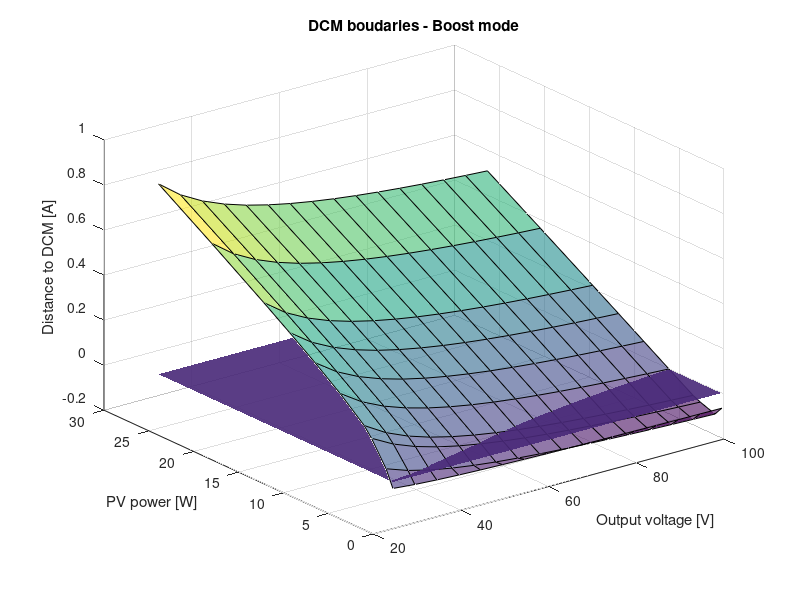

Source code (MATLAB):
%ANALYSIS OF DCM BOUNDARY CONDITIONS FOR NIBBB
% For BUCK
irrad = [0.1 0.08 0.06 0.05 0.04 0.03 0.02 0.015 0.01 0.005];
P = [26.37 20.47 14.64 11.76 8.93 6.14 3.45 2.64 1.01 0.25];
Vin = [38.25 37.78 37.15 36.70 36.12 35.25 33.65 31.9 25.7 13.0];
Vout = 25: 5: 100;
D = zeros(size(P,2), size(Vout,2));
DCM = zeros(size(P,2), size(Vout,2));
for i = 1 : size(P,2)
    for j = 1 : size(Vout,2)
        D(i,j) = 1 - Vin(i)/Vout(j);
    end
end

T = 1/50e3;
L = 1.3e-3;
Ipv = P ./ Vin;

for i = 1 : size(P,2)
    for j = 1 : size(Vout,2)
        Iavg = Ipv(i);
        Iripple = Vin(i) * D(i,j) * T / L;
        DCM(i,j) = Iavg - (Iripple/2);
    end
end


DCM;

surf(Vout, P, DCM, 'FaceAlpha',0.6);

hold on

surf(Vout,P,zeros(size(P,2),size(Vout,2)),'FaceAlpha',0.9, 'EdgeColor', 'none');
title('DCM boudaries - Boost mode');

xlabel('Output voltage [V]');

%ylabel('PV power [W]');
ylabel('PV power [W]');


zlabel('Distance to DCM [A]');

hold off

